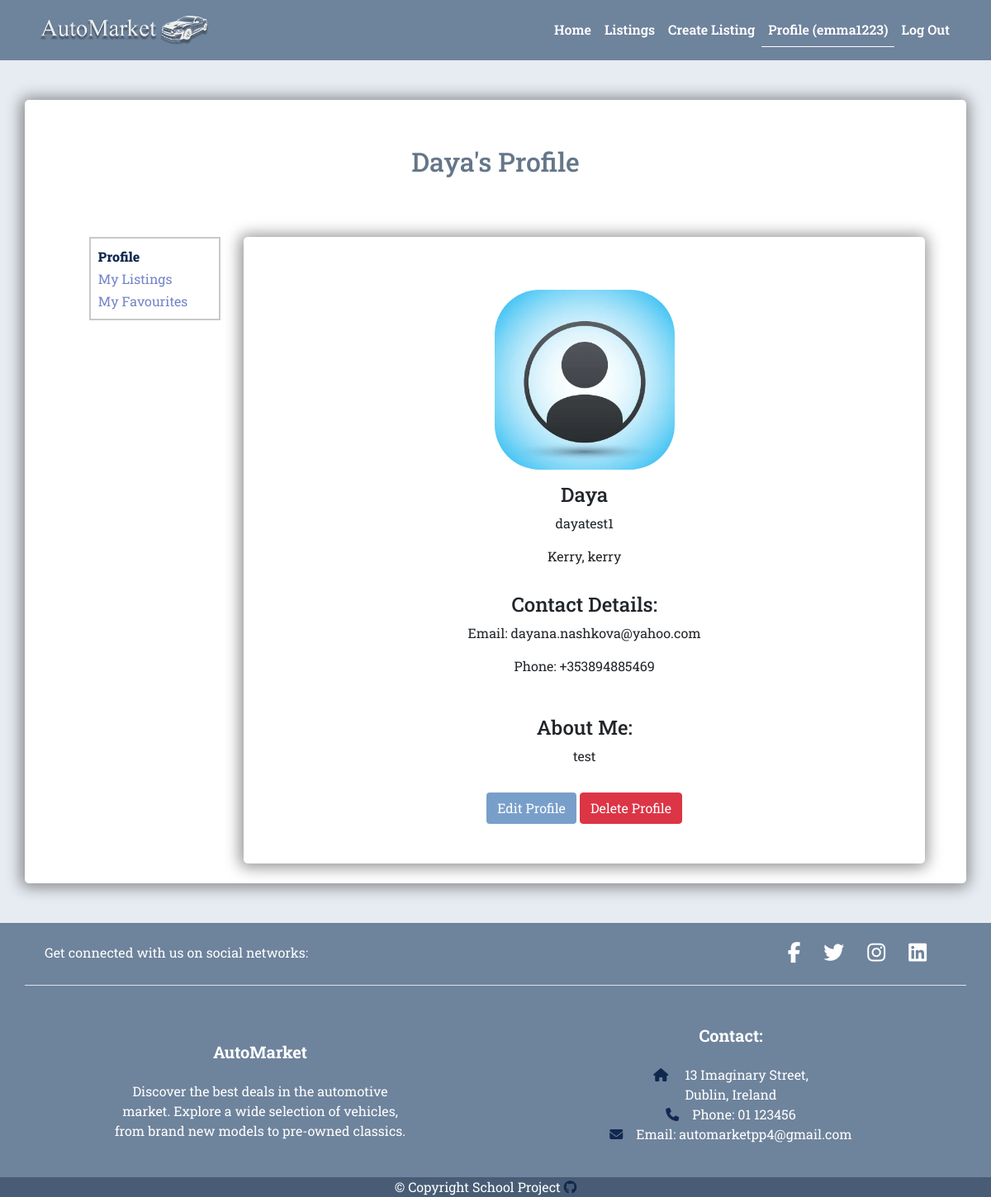
Page /users/profile/82606cfa-b8c6-4535-a5a4-e9001ca09401/my-profile/ (signed in) on the committed database.
### users/models.py (models this page shows, shortened)
class Profile(models.Model):
    user = models.OneToOneField(
        User, on_delete=models.CASCADE, blank=True, null=True)
    username = models.CharField(max_length=200, blank=False, null=True)
    name = models.CharField(max_length=200, blank=False, null=True)
    email = models.EmailField(max_length=300, blank=False, null=True)
    phone = models.CharField(max_length=100, blank=True, null=True)
    town = models.CharField(max_length=100, blank=True, null=True)
    county = models.CharField(max_length=100, choices=choices.COUNTIES)
    profile_image = models.ImageField(
        upload_to='users/', blank=True,
        null=True)
    about_me = models.TextField(blank=True, null=True)
    created = models.DateTimeField(auto_now_add=True)
    id = models.UUIDField(default=uuid.uuid4, unique=True,
                          editable=False, primary_key=True)
    @property
    def profile_img(self):
        if self.profile_image:
            url = self.profile_image.url
        else:
            url = (
                settings.STATIC_URL +
                'images/users/user-default.webp'
            )
        return url

### users/views.py (the view)
# urls.py: path('profile/<str:pk>/my-profile/', views.profile_page, name='profile'),
@login_required(login_url='login')
def profile_page(request, pk):
    profile = Profile.objects.get(id=pk)
    listings = profile.listing_set.all().order_by('-created')
    listings, page_number = listings_pagination(request, listings)
    context = {
        'profile': profile,
        'listings': listings
    }
    return render(request, 'users/profile_page.html', context)

### listings/utils.py (called while the page is built)
def listings_pagination(request, listings):
    paginator = Paginator(listings, 6)
    page_number = request.GET.get("page")
    try:
        listings = paginator.page(page_number)
    except PageNotAnInteger:
        page_number = 1
        listings = paginator.page(page_number)
    except EmptyPage:
        page_number = paginator.num_pages
        listings = paginator.page(page_number)
    return listings, page_number

### users/templates/users/profile_page.html (shortened to what this page needs)
{% extends 'base.html' %}
{% load humanize %}
{% load static %}
{% block content %}
<section class="profile">
    <div class="container">
        <div class="row">
            <div class="col-12 mx-auto text-center my-5 p-2 shadow-container">
                <h2 class="py-5">{{ profile.name }}'s Profile</h2>
                <div class="container">
                    <div class="row justify-content-center profile-row">
                        {% include 'users/partials/profile_sidebar.html' %}
                        <div class="col-12 col-lg-9 my-3 py-5 shadow-container" id="my-profile-container">
                            <div class="row d-flex justify-content-center">
                                <div class="image-container p-3">
                                    <img class="profile-image" src="{{ profile.profile_img }}"
                                        alt="user profile image">
                                </div>
                            </div>
                            <div class="row">
                            <h4>{{ profile.name }}</h4>
                            <p>{{ profile.username }}</p>
                            <p>{% if profile.town %}
                                {{ profile.town }},
                                {% endif %}
                                {% if profile.county %}
                                {{ profile.county }}
                                {% endif %}</p>
                            </div>
                            <div class="row p-3  d-flex flex-column align-items-center">
                                <h4>Contact Details:</h4>
                                <div class="col-12 text-center m-auto">
                                    <p>Email: {{ profile.email }}</p>
                                    {% if profile.phone %}
                                    <p>Phone: {{ profile.phone }}</p>
                                    {% endif %}
                                </div>
                            </div>
                            <div class="row p-3">
                                <h4>About Me:</h4>
                                <div class="col px-2">
                                    <p>{{ profile.about_me }} </p>
                                </div>
                            </div>
                            <div>
                                <a href="{% url 'update-profile' %}" class="btn btn-blue text-white">Edit Profile</a>
                                <a href="{% url 'delete-profile' %}" class="btn btn-danger text-white">Delete
                                    Profile</a>
                            </div>
                        </div>
                    </div>
                </div>
            </div>
        </div>
    </div>
</section>
{% endblock content %}

### templates/base.html (shortened to what this page needs)
<!DOCTYPE html>
{% load static %}
<html lang="en">
<head>
    <link href="https://cdn.jsdelivr.net/npm/bootstrap@5.0.2/dist/css/bootstrap.min.css" rel="stylesheet"
>
    <link rel="stylesheet" href="{% static 'lightbox2-2.11.4/css/lightbox.css' %}">
    <link rel="stylesheet" href="{% static 'styles/style.css' %}">
</head>
<body>
    <header>
        <nav class="navbar navbar-expand-lg navbar-dark header-nav">
            <div class="container">
                <a href="{% url 'home' %}" class="navbar-brand"><img class="logo" src="{% static 'images/logo1.png' %}"
                        alt="AutoMarket logo"></a>
                <div class="collapse navbar-collapse" id="navbarSupportedContent">
                    <ul class="navbar-nav ms-auto mb-2 mb-lg-0">
                        <li class="nav-item">
                            <a class="nav-link {% if '/' == request.path %}active{% endif %}" href="{% url 'home' %}">Home</a>
                        </li>
                        <li class="nav-item">
                            <a class="nav-link {% if 'search-listings' in request.path %}active{% endif %}" href="{% url 'search-listings' %}">Listings</a>
                        </li>
                        {% if request.user.is_authenticated %}
                        <li class="nav-item">
                            <a class="nav-link {% if 'create-listing' in request.path %}active{% endif %}" href="{% url 'create-listing' %}">Create Listing</a>
                        </li>
                        <li class="nav-item">
                            <a class="nav-link {% if 'profile' in request.path %}active{% endif %}" href="{% url 'profile' request.user.profile.id %}">Profile ({{request.user.profile.username}})</a>
                        </li>
                        <li class="nav-item">
                            <a class="nav-link {% if 'confirm' in request.path %}active{% endif %}" href="{% url 'logout-confirm' %}">Log Out</a>
                        </li>
                        {% else %}
                        <li class="nav-item">
                            <a class="nav-link {% if 'login' in request.path %}active{% endif %}" href="{% url 'login' %}">LogIn/Sign Up</a>
                        </li>
                        {% endif %}
                    </ul>
                </div>
            </div>
        </nav>
    </header>
    {% block content %}
    {% endblock content%}
    <footer class="text-center text-lg-start" id="footer">
        <div class="container d-flex justify-content-center justify-content-lg-between p-4 border-bottom">
            <div class="me-5 d-none d-lg-block">
                <span>Get connected with us on social networks:</span>
            </div>
            <div id="social-links">
                <a href="https://www.facebook.com/" target="_blank" class="me-4 text-reset">
                    <i class="fab fa-facebook-f"></i>
                </a>
                <a href="https://twitter.com/" target="_blank" class="me-4 text-reset">
                    <i class="fab fa-twitter"></i>
                </a>
                <a href="https://www.instagram.com/" target="_blank" class="me-4 text-reset">
                    <i class="fab fa-instagram"></i>
                </a>
                <a href="https://www.linkedin.com/" target="_blank" class="me-4 text-reset">
                    <i class="fab fa-linkedin"></i>
                </a>
            </div>
        </div>
        <div class="container  mt-5">
            <div class="row mt-3 d-flex align-items-center">
                <div class="col-md-3 col-lg-4 mx-auto mb-4 text-sm-center ">
                    <h5 class="fw-bold mb-4">AutoMarket</h5>
                    <p class="mb-0">
                        Discover the best deals in the automotive market. Explore a wide selection of vehicles, from
                        brand new models to pre-owned classics.
                    </p>
                </div>
                <div class="col-md-3 col-lg-4 mx-auto mb-4 text-sm-center ">
                    <h5 class="fw-bold mb-4">Contact:</h5>
                    <p class="mb-0"><i class="fas fa-home me-3"></i>
                        13 Imaginary Street,
                        <br>
                        Dublin, Ireland
                    </p>
                    <p class="mb-0"><i class="fas fa-phone me-3"></i>Phone: 01 123456</p>
                    <p><i class="fas fa-envelope me-3"></i>Email: automarketpp4@gmail.com</p>
                </div>
            </div>
        </div>
        <div class="text-center copyright">
            <p class="mb-0">&copy; Copyright School Project <a href="https://github.com/Dayana-N/AutoMarket-PP4" target="_blank" class="me-4 text-reset">
                    <i class="fab fa-github"></i>
                </a></p>
        </div>
    </footer>
</body>
</html>

### static/styles/style.css (style rules this page uses)
:root { --blue-background: rgba(80, 106, 135, 0.8); --dark-blue-background: rgba(63, 84, 108, 0.8); --page-background: rgb(231, 236, 242); --white: #fff; --violet: #7284c9; --light-gray: #c9c9c9; --blue-btn: rgba(87, 135, 189, 0.8); --blue-btn-hover: rgba(138, 176, 219, 0.8); --dark-blue-text: #10284e; --green: #2fbd7d; --light-green: #65d4a2; }
html { height: 100%; }
body { background-color: rgb(231, 236, 242); font-family: 'Roboto Slab'; min-height: 100vh; display: flex; flex-direction: column; }
.header-nav { background-color: var(--blue-background); }
.navbar-dark .navbar-nav .nav-link { color: var(--white); font-weight: 600; }
.navbar-dark .navbar-brand { color: var(--white); }
.logo { height: 47px; }
a.active { border-bottom: 1px solid var(--white); font-weight: 800; }
.shadow-container { background-color: var(--white); border-radius: 5px; box-shadow: -1px 1px 18px 4px rgba(0, 0, 0, 0.42); -webkit-box-shadow: -1px 1px 18px 4px rgba(0, 0, 0, 0.42); -moz-box-shadow: -1px 1px 18px 4px rgba(0, 0, 0, 0.42); }
.shadow-container h1, .shadow-container h2 { color: var(--dark-blue-background) }
.shadow-container a { text-decoration: none; color: var(--violet); }
.btn-blue { background-color: var(--blue-btn); }
.card-link, i { text-decoration: none; color: var(--dark-blue-text); }
.image-container { display: flex; justify-content: center; height: 250px; width: 250px; }
.profile-image { max-width: 100%; border-radius: 25%; }
.profile-row { min-height: 767px; }
#footer { background-color: var(--blue-background); color: var(--white); margin-top: auto; }
#social-links a { text-decoration: none; }
#social-links a i { color: var(--white); font-size: 25px; }
.copyright { background-color: var(--dark-blue-background); }

### rows in the picture
Profile: name "Daya", profile_img (placeholder picture), username "dayatest1", town "Kerry", county "kerry", email "dayana.nashkova@yahoo.com", phone "+353894885469", about_me "test"

### other values in the picture
{{ request.user.profile.username }} "emma1223"
